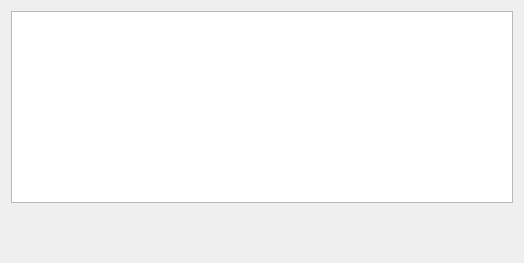
           <widget class="QWidget" name="graphyTab">
            <property name="toolTip">
             <string notr="true"/>
            </property>
            <property name="statusTip">
             <string notr="true"/>
            </property>
            <property name="whatsThis">
             <string notr="true"/>
            </property>
            <property name="accessibleName">
             <string notr="true"/>
            </property>
            <property name="accessibleDescription">
             <string notr="true"/>
            </property>
            <attribute name="title">
             <string notr="true">图形(&amp;G)</string>
            </attribute>
            <layout class="QVBoxLayout" name="verticalLayout_4">
             <item>
              <widget class="MoveView" name="moveView">
               <property name="sizePolicy">
                <sizepolicy hsizetype="Preferred" vsizetype="Expanding">
                 <horstretch>0</horstretch>
                 <verstretch>0</verstretch>
                </sizepolicy>
               </property>
               <property name="font">
                <font>
                 <family>微软雅黑</family>
                 <pointsize>11</pointsize>
                </font>
               </property>
               <property name="contextMenuPolicy">
                <enum>Qt::CustomContextMenu</enum>
               </property>
               <property name="toolTip">
                <string notr="true"/>
               </property>
               <property name="statusTip">
                <string notr="true"/>
               </property>
               <property name="whatsThis">
                <string notr="true"/>
               </property>
               <property name="accessibleName">
                <string notr="true"/>
               </property>
               <property name="accessibleDescription">
                <string notr="true"/>
               </property>
               <property name="autoFillBackground">
                <bool>false</bool>
               </property>
               <property name="lineWidth">
                <number>0</number>
               </property>
               <property name="renderHints">
                <set>QPainter::Antialiasing|QPainter::TextAntialiasing</set>
               </property>
              </widget>
             </item>
             <item>
              <layout class="QHBoxLayout" name="horizontalLayout_7">
               <property name="spacing">
                <number>2</number>
               </property>
               <property name="leftMargin">
                <number>2</number>
               </property>
               <property name="topMargin">
                <number>2</number>
               </property>
               <property name="rightMargin">
                <number>2</number>
               </property>
               <property name="bottomMargin">
                <number>2</number>
               </property>
               <item>
                <spacer name="horizontalSpacer_8">
                 <property name="orientation">
                  <enum>Qt::Horizontal</enum>
                 </property>
                 <property name="sizeHint" stdset="0">
                  <size>
                   <width>40</width>
                   <height>20</height>
                  </size>
                 </property>
                </spacer>
               </item>
               <item>
                <widget class="QToolButton" name="btnAlignLeft">
                 <property name="toolTip">
                  <string notr="true"/>
                 </property>
                 <property name="statusTip">
                  <string notr="true"/>
                 </property>
                 <property name="whatsThis">
                  <string notr="true"/>
                 </property>
                 <property name="accessibleName">
                  <string notr="true"/>
                 </property>
                 <property name="accessibleDescription">
                  <string notr="true"/>
                 </property>
                 <property name="text">
                  <string notr="true"/>
                 </property>
                 <property name="iconSize">
                  <size>
                   <width>24</width>
                   <height>32</height>
                  </size>
                 </property>
                 <property name="shortcut">
                  <string notr="true"/>
                 </property>
                 <property name="toolButtonStyle">
                  <enum>Qt::ToolButtonIconOnly</enum>
                 </property>
                 <property name="autoRaise">
                  <bool>true</bool>
                 </property>
                </widget>
               </item>
               <item>
                <widget class="QToolButton" name="btnAlignCenter">
                 <property name="toolTip">
                  <string notr="true"/>
                 </property>
                 <property name="statusTip">
                  <string notr="true"/>
                 </property>
                 <property name="whatsThis">
                  <string notr="true"/>
                 </property>
                 <property name="accessibleName">
                  <string notr="true"/>
                 </property>
                 <property name="accessibleDescription">
                  <string notr="true"/>
                 </property>
                 <property name="text">
                  <string notr="true"/>
                 </property>
                 <property name="iconSize">
                  <size>
                   <width>24</width>
                   <height>32</height>
                  </size>
                 </property>
                 <property name="shortcut">
                  <string notr="true"/>
                 </property>
                 <property name="autoRaise">
                  <bool>true</bool>
                 </property>
                </widget>
               </item>
               <item>
                <widget class="QToolButton" name="btnAlignRight">
                 <property name="toolTip">
                  <string notr="true"/>
                 </property>
                 <property name="statusTip">
                  <string notr="true"/>
                 </property>
                 <property name="whatsThis">
                  <string notr="true"/>
                 </property>
                 <property name="accessibleName">
                  <string notr="true"/>
                 </property>
                 <property name="accessibleDescription">
                  <string notr="true"/>
                 </property>
                 <property name="text">
                  <string notr="true"/>
                 </property>
                 <property name="iconSize">
                  <size>
                   <width>24</width>
                   <height>32</height>
                  </size>
                 </property>
                 <property name="shortcut">
                  <string notr="true"/>
                 </property>
                 <property name="autoRaise">
                  <bool>true</bool>
                 </property>
                </widget>
               </item>
               <item>
                <spacer name="horizontalSpacer_3">
                 <property name="orientation">
                  <enum>Qt::Horizontal</enum>
                 </property>
                 <property name="sizeHint" stdset="0">
                  <size>
                   <width>40</width>
                   <height>20</height>
                  </size>
                 </property>
                </spacer>
               </item>
               <item>
                <widget class="QToolButton" name="btnFitStart">
                 <property name="toolTip">
                  <string notr="true"/>
                 </property>
                 <property name="statusTip">
                  <string notr="true"/>
                 </property>
                 <property name="whatsThis">
                  <string notr="true"/>
                 </property>
                 <property name="accessibleName">
                  <string notr="true"/>
                 </property>
                 <property name="accessibleDescription">
                  <string notr="true"/>
                 </property>
                 <property name="text">
                  <string notr="true"/>
                 </property>
                 <property name="iconSize">
                  <size>
                   <width>24</width>
                   <height>32</height>
                  </size>
                 </property>
                 <property name="shortcut">
                  <string notr="true"/>
                 </property>
                 <property name="autoRaise">
                  <bool>true</bool>
                 </property>
                </widget>
               </item>
               <item>
                <widget class="QToolButton" name="btnFitWidth">
                 <property name="toolTip">
                  <string notr="true"/>
                 </property>
                 <property name="statusTip">
                  <string notr="true"/>
                 </property>
                 <property name="whatsThis">
                  <string notr="true"/>
                 </property>
                 <property name="accessibleName">
                  <string notr="true"/>
                 </property>
                 <property name="accessibleDescription">
                  <string notr="true"/>
                 </property>
                 <property name="text">
                  <string notr="true"/>
                 </property>
                 <property name="iconSize">
                  <size>
                   <width>24</width>
                   <height>32</height>
                  </size>
                 </property>
                 <property name="shortcut">
                  <string notr="true"/>
                 </property>
                 <property name="autoRaise">
                  <bool>true</bool>
                 </property>
                </widget>
               </item>
               <item>
                <widget class="QToolButton" name="btnFitAll">
                 <property name="toolTip">
                  <string notr="true"/>
                 </property>
                 <property name="statusTip">
                  <string notr="true"/>
                 </property>
                 <property name="whatsThis">
                  <string notr="true"/>
                 </property>
                 <property name="accessibleName">
                  <string notr="true"/>
                 </property>
                 <property name="accessibleDescription">
                  <string notr="true"/>
                 </property>
                 <property name="text">
                  <string notr="true"/>
                 </property>
                 <property name="iconSize">
                  <size>
                   <width>24</width>
                   <height>32</height>
                  </size>
                 </property>
                 <property name="shortcut">
                  <string notr="true"/>
                 </property>
                 <property name="autoRaise">
                  <bool>true</bool>
                 </property>
                </widget>
               </item>
               <item>
                <widget class="QToolButton" name="btnZoomOut">
                 <property name="toolTip">
                  <string notr="true"/>
                 </property>
                 <property name="statusTip">
                  <string notr="true"/>
                 </property>
                 <property name="whatsThis">
                  <string notr="true"/>
                 </property>
                 <property name="accessibleName">
                  <string notr="true"/>
                 </property>
                 <property name="accessibleDescription">
                  <string notr="true"/>
                 </property>
                 <property name="text">
                  <string notr="true"/>
                 </property>
                 <property name="iconSize">
                  <size>
                   <width>24</width>
                   <height>32</height>
                  </size>
                 </property>
                 <property name="shortcut">
                  <string notr="true"/>
                 </property>
                 <property name="autoRaise">
                  <bool>true</bool>
                 </property>
                </widget>
               </item>
               <item>
                <widget class="QToolButton" name="btnZoomIn">
                 <property name="toolTip">
                  <string notr="true"/>
                 </property>
                 <property name="statusTip">
                  <string notr="true"/>
                 </property>
                 <property name="whatsThis">
                  <string notr="true"/>
                 </property>
                 <property name="accessibleName">
                  <string notr="true"/>
                 </property>
                 <property name="accessibleDescription">
                  <string notr="true"/>
                 </property>
                 <property name="text">
                  <string notr="true"/>
                 </property>
                 <property name="iconSize">
                  <size>
                   <width>24</width>
                   <height>32</height>
                  </size>
                 </property>
                 <property name="shortcut">
                  <string notr="true"/>
                 </property>
                 <property name="autoRaise">
                  <bool>true</bool>
                 </property>
                </widget>
               </item>
               <item>
                <spacer name="horizontalSpacer_9">
                 <property name="orientation">
                  <enum>Qt::Horizontal</enum>
                 </property>
                 <property name="sizeHint" stdset="0">
                  <size>
                   <width>40</width>
                   <height>20</height>
                  </size>
                 </property>
                </spacer>
               </item>
               <item>
                <widget class="QToolButton" name="btnDeleteMove">
                 <property name="toolTip">
                  <string notr="true"/>
                 </property>
                 <property name="statusTip">
                  <string notr="true"/>
                 </property>
                 <property name="whatsThis">
                  <string notr="true"/>
                 </property>
                 <property name="accessibleName">
                  <string notr="true"/>
                 </property>
                 <property name="accessibleDescription">
                  <string notr="true"/>
                 </property>
                 <property name="text">
                  <string notr="true"/>
                 </property>
                 <property name="iconSize">
                  <size>
                   <width>24</width>
                   <height>32</height>
                  </size>
                 </property>
                 <property name="shortcut">
                  <string notr="true"/>
                 </property>
                 <property name="autoRaise">
                  <bool>true</bool>
                 </property>
                </widget>
               </item>
               <item>
                <widget class="QToolButton" name="btnExportMove">
                 <property name="toolTip">
                  <string notr="true"/>
                 </property>
                 <property name="statusTip">
                  <string notr="true"/>
                 </property>
                 <property name="whatsThis">
                  <string notr="true"/>
                 </property>
                 <property name="accessibleName">
                  <string notr="true"/>
                 </property>
                 <property name="accessibleDescription">
                  <string notr="true"/>
                 </property>
                 <property name="text">
                  <string notr="true"/>
                 </property>
                 <property name="iconSize">
                  <size>
                   <width>24</width>
                   <height>32</height>
                  </size>
                 </property>
                 <property name="shortcut">
                  <string notr="true"/>
                 </property>
                 <property name="toolButtonStyle">
                  <enum>Qt::ToolButtonIconOnly</enum>
                 </property>
                 <property name="autoRaise">
                  <bool>true</bool>
                 </property>
                </widget>
               </item>
               <item>
                <spacer name="horizontalSpacer_7">
                 <property name="orientation">
                  <enum>Qt::Horizontal</enum>
                 </property>
                 <property name="sizeHint" stdset="0">
                  <size>
                   <width>40</width>
                   <height>20</height>
                  </size>
                 </property>
                </spacer>
               </item>
              </layout>
             </item>
            </layout>
           </widget>
